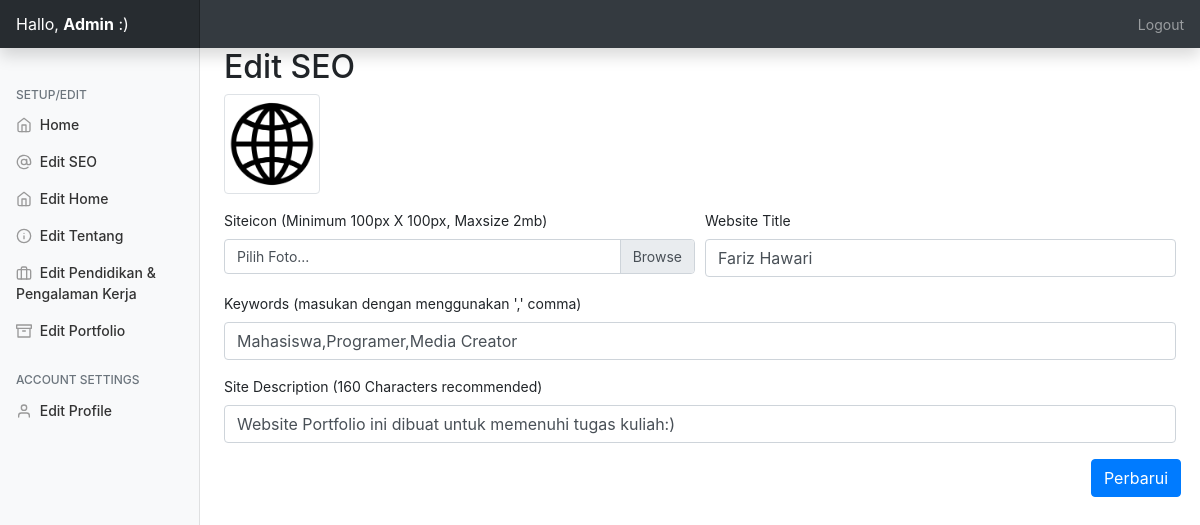
The page /admin/?editseo=true (signed in) on the database its author committed.
### tables this page shows
CREATE TABLE `personal_setup` (
  `id` int(11) NOT NULL,
  `profilepic` varchar(250) NOT NULL,
  `name` varchar(250) NOT NULL,
  `twitter` varchar(200) NOT NULL,
  `facebook` varchar(200) NOT NULL,
  `instagram` varchar(200) NOT NULL,
  `skype` varchar(200) NOT NULL,
  `linkedin` varchar(200) NOT NULL,
  `github` varchar(200) NOT NULL,
  `homewallpaper` varchar(200) NOT NULL,
  `professions` varchar(200) NOT NULL,
  `location` text NOT NULL,
  `mobile` varchar(200) NOT NULL,
  `emailid` varchar(200) NOT NULL
);

CREATE TABLE `basic_setup` (
  `id` int(11) NOT NULL,
  `title` varchar(250) NOT NULL,
  `description` text NOT NULL,
  `keyword` text NOT NULL,
  `icon` varchar(250) NOT NULL
);

### admin/php/seo.php (the view, shortened to what this page needs)
<h2>Edit SEO</h2>
         <form method="post" action="php/useo.php" enctype="multipart/form-data">
  <div class="form-row">
  <div class="form-group col-md-12">
<img src="../assets/img/<?=$data['icon']?>" class="img-thumbnail ooo">
  </div>
  <div class="form-group col-md-6">
  <label>Siteicon (Minimum 100px X 100px, Maxsize 2mb)</label>
  <div class="custom-file">
    <label class="custom-file-label" for="projectpic">Pilih Foto...</label>
  </div></div>
   <div class="form-group col-md-6 mt-auto">
      <label for="name">Website Title</label>
      <input type="name" name="title" value="<?=$data['title']?>" class="form-control" id="name" placeholder="Masukan Website Title">
    </div>
    <div class="form-group col-md-12">
      <label for="email">Keywords (masukan dengan menggunakan ',' comma)</label>
      <input type="text" name="keywords" value="<?=$data['keyword']?>" class="form-control" id="email" placeholder="web developer,php developer,graphic designer,freelancer">
    </div>
    <div class="form-group col-md-12">
      <label for="email">Site Description (160 Characters recommended)</label>
      <input type="text" value="<?=$data['description']?>" name="description" class="form-control" id="email" placeholder="Website Portfolio">
    </div>
    <div class="form-group ml-auto">
        <input type="submit" name="seo" class="btn btn-primary" value="Perbarui">
    </div>
</form>

### admin/css/dashboard.css (style rules this page uses)
body { font-size: .875rem; }

### admin/index.php (style rules this page uses)
.ooo { height: 100px; }

### rows shown on the page
personal_setup: basic_setup.icon (picture), title "Fariz Hawari", keywords "Mahasiswa,Programer,Media Creator", description "Website Portfolio ini dibuat untuk memenuhi tugas kuliah:)"

### other values the page prints
$_SESSION['username'] "Admin"
